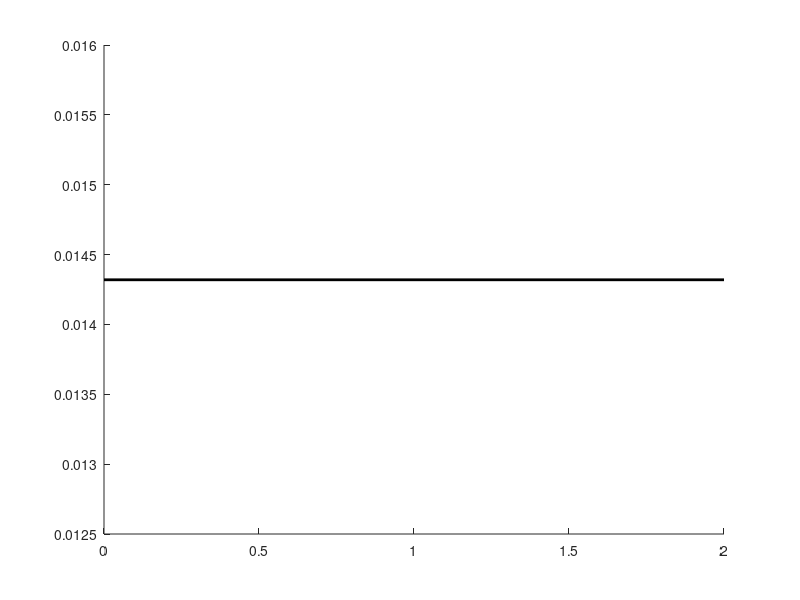

Recreate this plot in MATLAB. (Note: this script raises an error after producing the figure.)
%no pendulum
maximumBlock = 0.014319557807725;

figure('pos',[10,10,900,600]); hold on;
h1 = plot([0,2],[maximumBlock,maximumBlock],'k','LineWidth',2);

%Mu5
load('mu5/mu_52.mat')
h2 = plot(paramVec/2,maxBlock,'-.r','LineWidth',2);

load('mu5/mu_5.mat');
plot(paramVec/2,maxBlock,'-.r','LineWidth',2);

%Mu10
load('mu_10/mu_10.mat')
h3 =plot(paramVec/2,maxBlock,'-.b','LineWidth',2);

load('mu_10/mu_102.mat')
plot(paramVec/2,maxBlock,'-.b','LineWidth',2);

%Mu20
load('mu_20/mu_20.mat')
h4 = plot(paramVec/2,maxBlock,'-.g','LineWidth',2);

load('mu_20/mu_202.mat')
plot(paramVec/2,maxBlock,'-.g','LineWidth',2);

%Mu30
load('mu_30/mu_30.mat')
h5 = plot(paramVec/2,maxBlock,'-.k','LineWidth',2');

load('mu_30/mu_302.mat')
plot(paramVec/2,maxBlock,'-.k','LineWidth',2');

%Mu40
load('mu_40/mu_40.mat')
h6 = plot(paramVec/2,maxBlock,'-.m','LineWidth',2);

load('mu_40/mu_402.mat')
plot(paramVec/2,maxBlock,'-.m','LineWidth',2);

axis([0.1,1,0.0105,0.015]);

legend([h1;h2;h3;h4;h5;h6],{'no pendulum','$\mu =0.05$','$\mu =0.1$','$\mu = 0.2$','$\mu=0.3$','$\mu =0.4$'},'Interpreter','latex','Location','southeast');

xlabel('Pendulum-block height ratio, $l/2b$','Interpreter','latex');
ylabel('Maximum block angle, $\phi$','Interpreter','latex');
set(gca,'FontSize',16);
savefig('lmu.fig');


